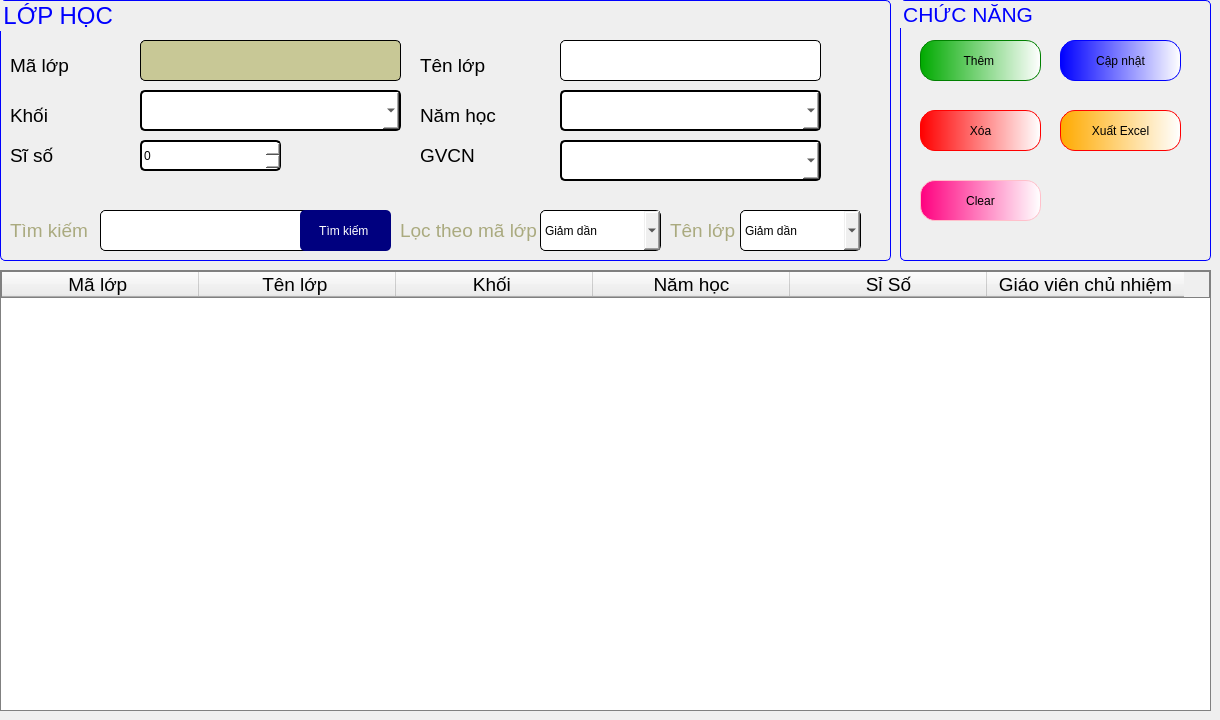
      <widget class="QWidget" name="tab_9">
       <attribute name="title">
        <string>Lớp học</string>
       </attribute>
       <widget class="QTableWidget" name="tableLopHoc">
        <property name="geometry">
         <rect>
          <x>0</x>
          <y>270</y>
          <width>1211</width>
          <height>441</height>
         </rect>
        </property>
        <property name="styleSheet">
         <string notr="true">border: 1px solid gray;
border- radius:2px;
color: rgb(0, 0, 0);
font: 75 14pt &quot;Tahoma&quot;;</string>
        </property>
        <attribute name="horizontalHeaderDefaultSectionSize">
         <number>197</number>
        </attribute>
        <column>
         <property name="text">
          <string>Mã lớp </string>
         </property>
         <property name="font">
          <font>
           <family>Tahoma</family>
           <pointsize>14</pointsize>
          </font>
         </property>
         <property name="textAlignment">
          <set>AlignCenter</set>
         </property>
        </column>
        <column>
         <property name="text">
          <string>Tên lớp </string>
         </property>
         <property name="font">
          <font>
           <family>Tahoma</family>
           <pointsize>14</pointsize>
          </font>
         </property>
         <property name="textAlignment">
          <set>AlignCenter</set>
         </property>
        </column>
        <column>
         <property name="text">
          <string>Khối </string>
         </property>
         <property name="font">
          <font>
           <family>Tahoma</family>
           <pointsize>14</pointsize>
          </font>
         </property>
         <property name="textAlignment">
          <set>AlignCenter</set>
         </property>
        </column>
        <column>
         <property name="text">
          <string>Năm học</string>
         </property>
         <property name="font">
          <font>
           <family>Tahoma</family>
           <pointsize>14</pointsize>
          </font>
         </property>
         <property name="textAlignment">
          <set>AlignCenter</set>
         </property>
        </column>
        <column>
         <property name="text">
          <string>Sỉ Số</string>
         </property>
         <property name="font">
          <font>
           <family>Tahoma</family>
           <pointsize>14</pointsize>
          </font>
         </property>
         <property name="textAlignment">
          <set>AlignCenter</set>
         </property>
        </column>
        <column>
         <property name="text">
          <string>Giáo viên chủ nhiệm</string>
         </property>
         <property name="font">
          <font>
           <family>Tahoma</family>
           <pointsize>14</pointsize>
          </font>
         </property>
         <property name="textAlignment">
          <set>AlignCenter</set>
         </property>
        </column>
       </widget>
       <widget class="QGroupBox" name="groupBox_26">
        <property name="geometry">
         <rect>
          <x>900</x>
          <y>0</y>
          <width>311</width>
          <height>261</height>
         </rect>
        </property>
        <property name="font">
         <font>
          <family>Tahoma</family>
          <pointsize>16</pointsize>
         </font>
        </property>
        <property name="styleSheet">
         <string notr="true">QGroupBox{
border:0.5px solid blue;
border-radius:5px;
color:blue;
}</string>
        </property>
        <property name="title">
         <string>CHỨC NĂNG </string>
        </property>
        <widget class="QPushButton" name="btnThemLopHoc">
         <property name="geometry">
          <rect>
           <x>20</x>
           <y>40</y>
           <width>121</width>
           <height>41</height>
          </rect>
         </property>
         <property name="styleSheet">
          <string notr="true">QPushButton{
font: 16pt &quot;Tahoma&quot;;
border-radius:15px;
border:1px solid green;
	background-color: qlineargradient(spread:pad, x1:0, y1:0, x2:1, y2:0, stop:0 rgba(0, 170, 0, 255), stop:1 rgba(255, 255, 255, 255));
}
QPushButton:hover{
background-color: qlineargradient(spread:pad, x1:0, y1:0, x2:1, y2:0, stop:0 rgba(85, 255, 0, 255), stop:1 rgba(255, 255, 255, 255));
	font: 18pt &quot;Tahoma&quot;;
}
</string>
         </property>
         <property name="text">
          <string>Thêm </string>
         </property>
        </widget>
        <widget class="QPushButton" name="btnCapNhatLopHoc">
         <property name="geometry">
          <rect>
           <x>160</x>
           <y>40</y>
           <width>121</width>
           <height>41</height>
          </rect>
         </property>
         <property name="styleSheet">
          <string notr="true">QPushButton{
font: 16pt &quot;Tahoma&quot;;
border-radius:15px;
border:1px solid blue;
	background-color: qlineargradient(spread:pad, x1:0, y1:0, x2:1, y2:0, stop:0 rgba(0, 0, 255, 255), stop:1 rgba(255, 255, 255, 255));
}
QPushButton:hover{
	font: 18pt &quot;Tahoma&quot;;
	background-color: qlineargradient(spread:repeat, x1:0, y1:0, x2:1, y2:0, stop:0 rgba(0, 85, 255, 255), stop:1 rgba(255, 255, 255, 255));
}
</string>
         </property>
         <property name="text">
          <string>Cập nhật</string>
         </property>
        </widget>
        <widget class="QPushButton" name="btnXoaLopHoc">
         <property name="geometry">
          <rect>
           <x>20</x>
           <y>110</y>
           <width>121</width>
           <height>41</height>
          </rect>
         </property>
         <property name="styleSheet">
          <string notr="true">QPushButton{
font: 16pt &quot;Tahoma&quot;;
border-radius:15px;
border:1px solid red;
	background-color: qlineargradient(spread:pad, x1:0, y1:0, x2:1, y2:0, stop:0 rgba(255, 0, 0, 255), stop:1 rgba(255, 255, 255, 255));
}
QPushButton:hover{
	font: 18pt &quot;Tahoma&quot;;
	background-color:qlineargradient(spread:pad, x1:0, y1:0, x2:1, y2:0.028, stop:0 rgba(189, 0, 0, 255), stop:1 rgba(255, 255, 255, 255))
}
</string>
         </property>
         <property name="text">
          <string>Xóa</string>
         </property>
        </widget>
        <widget class="QPushButton" name="btnExportExOFLH">
         <property name="geometry">
          <rect>
           <x>160</x>
           <y>110</y>
           <width>121</width>
           <height>41</height>
          </rect>
         </property>
         <property name="styleSheet">
          <string notr="true">QPushButton{
font: 16pt &quot;Tahoma&quot;;
border-radius:15px;
border:1px solid red;
background-color: qlineargradient(spread:pad, x1:0, y1:0, x2:1, y2:0, stop:0 rgba(255, 170, 0, 255), stop:1 rgba(255, 255, 255, 255));
}
QPushButton:hover{
	font: 18pt &quot;Tahoma&quot;;
background-color:qlineargradient(spread:pad, x1:0, y1:0, x2:1, y2:0, stop:0 rgba(255, 85, 0, 255), stop:1 rgba(255, 255, 255, 255));
}
</string>
         </property>
         <property name="text">
          <string>Xuất Excel</string>
         </property>
        </widget>
        <widget class="QPushButton" name="pushButton_70">
         <property name="geometry">
          <rect>
           <x>20</x>
           <y>180</y>
           <width>121</width>
           <height>41</height>
          </rect>
         </property>
         <property name="styleSheet">
          <string notr="true">QPushButton{
font: 16pt &quot;Tahoma&quot;;
border-radius:15px;
border:1px solid pink;
background-color: qlineargradient(spread:pad, x1:0, y1:0, x2:1, y2:0, stop:0 rgba(255, 0, 127, 255), stop:1 rgba(255, 255, 255, 255))
}
QPushButton:hover{
	font: 18pt &quot;Tahoma&quot;;
background-color:qlineargradient(spread:pad, x1:0, y1:0, x2:1, y2:0, stop:0 rgba(134, 0, 67, 255), stop:1 rgba(255, 255, 255, 255))
}
</string>
         </property>
         <property name="text">
          <string>Clear</string>
         </property>
        </widget>
       </widget>
       <widget class="QGroupBox" name="groupBox_25">
        <property name="enabled">
         <bool>true</bool>
        </property>
        <property name="geometry">
         <rect>
          <x>0</x>
          <y>0</y>
          <width>891</width>
          <height>261</height>
         </rect>
        </property>
        <property name="font">
         <font>
          <family>Tahoma</family>
          <pointsize>18</pointsize>
         </font>
        </property>
        <property name="styleSheet">
         <string notr="true">QGroupBox{
border-radius: 5px;
border:0.5px solid blue;
color:blue;
}</string>
        </property>
        <property name="title">
         <string>LỚP HỌC </string>
        </property>
        <widget class="QLabel" name="label_134">
         <property name="geometry">
          <rect>
           <x>10</x>
           <y>50</y>
           <width>111</width>
           <height>31</height>
          </rect>
         </property>
         <property name="font">
          <font>
           <family>Tahoma</family>
           <pointsize>14</pointsize>
          </font>
         </property>
         <property name="text">
          <string>Mã lớp </string>
         </property>
        </widget>
        <widget class="QLabel" name="label_135">
         <property name="geometry">
          <rect>
           <x>420</x>
           <y>50</y>
           <width>111</width>
           <height>31</height>
          </rect>
         </property>
         <property name="font">
          <font>
           <family>Tahoma</family>
           <pointsize>14</pointsize>
          </font>
         </property>
         <property name="text">
          <string>Tên lớp </string>
         </property>
        </widget>
        <widget class="QLineEdit" name="lineMaLop">
         <property name="enabled">
          <bool>false</bool>
         </property>
         <property name="geometry">
          <rect>
           <x>140</x>
           <y>40</y>
           <width>261</width>
           <height>41</height>
          </rect>
         </property>
         <property name="styleSheet">
          <string notr="true">QLineEdit{
font: 16pt &quot;Tahoma&quot;;
border-radius:5px;
border: 1px solid black;
	color: rgb(6, 6, 6);
	background-color: ;
	background-color: rgb(200, 200, 150);
}</string>
         </property>
         <property name="text">
          <string/>
         </property>
        </widget>
        <widget class="QLineEdit" name="lineTenlop">
         <property name="geometry">
          <rect>
           <x>560</x>
           <y>40</y>
           <width>261</width>
           <height>41</height>
          </rect>
         </property>
         <property name="styleSheet">
          <string notr="true">QLineEdit{
font: 16pt &quot;Tahoma&quot;;
border-radius:5px;
border: 1px solid black;
}</string>
         </property>
         <property name="text">
          <string/>
         </property>
        </widget>
        <widget class="QLabel" name="label_136">
         <property name="geometry">
          <rect>
           <x>10</x>
           <y>100</y>
           <width>111</width>
           <height>31</height>
          </rect>
         </property>
         <property name="font">
          <font>
           <family>Tahoma</family>
           <pointsize>14</pointsize>
          </font>
         </property>
         <property name="text">
          <string>Khối</string>
         </property>
        </widget>
        <widget class="QLabel" name="label_137">
         <property name="geometry">
          <rect>
           <x>420</x>
           <y>100</y>
           <width>111</width>
           <height>31</height>
          </rect>
         </property>
         <property name="font">
          <font>
           <family>Tahoma</family>
           <pointsize>14</pointsize>
          </font>
         </property>
         <property name="text">
          <string>Năm học </string>
         </property>
        </widget>
        <widget class="QComboBox" name="CboxNamHoc">
         <property name="geometry">
          <rect>
           <x>560</x>
           <y>90</y>
           <width>261</width>
           <height>41</height>
          </rect>
         </property>
         <property name="styleSheet">
          <string notr="true">font: 16pt &quot;Tahoma&quot;;
border:2px solid black;
color: black;
background-color: rgb(255, 255, 255);
border-radius:5px;
</string>
         </property>
        </widget>
        <widget class="QLabel" name="label_138">
         <property name="geometry">
          <rect>
           <x>10</x>
           <y>140</y>
           <width>111</width>
           <height>31</height>
          </rect>
         </property>
         <property name="font">
          <font>
           <family>Tahoma</family>
           <pointsize>14</pointsize>
          </font>
         </property>
         <property name="text">
          <string>Sĩ số </string>
         </property>
        </widget>
        <widget class="QLabel" name="label_139">
         <property name="geometry">
          <rect>
           <x>420</x>
           <y>140</y>
           <width>111</width>
           <height>31</height>
          </rect>
         </property>
         <property name="font">
          <font>
           <family>Tahoma</family>
           <pointsize>14</pointsize>
          </font>
         </property>
         <property name="text">
          <string>GVCN</string>
         </property>
        </widget>
        <widget class="QComboBox" name="cBoxGVCN">
         <property name="geometry">
          <rect>
           <x>560</x>
           <y>140</y>
           <width>261</width>
           <height>41</height>
          </rect>
         </property>
         <property name="styleSheet">
          <string notr="true">font: 16pt &quot;Tahoma&quot;;
border:2px solid black;
color: black;
background-color: rgb(255, 255, 255);
border-radius:5px;
</string>
         </property>
        </widget>
        <widget class="QComboBox" name="CboxKhoiLop">
         <property name="geometry">
          <rect>
           <x>140</x>
           <y>90</y>
           <width>261</width>
           <height>41</height>
          </rect>
         </property>
         <property name="styleSheet">
          <string notr="true">font: 16pt &quot;Tahoma&quot;;
border:2px solid black;
color: black;
background-color: rgb(255, 255, 255);
border-radius:5px;
</string>
         </property>
        </widget>
        <widget class="QLineEdit" name="txtTimKiemLH">
         <property name="geometry">
          <rect>
           <x>100</x>
           <y>210</y>
           <width>211</width>
           <height>41</height>
          </rect>
         </property>
         <property name="styleSheet">
          <string notr="true">QLineEdit{
font: 16pt &quot;Tahoma&quot;;
border-radius:5px;
border: 1px solid black;
}</string>
         </property>
        </widget>
        <widget class="QLabel" name="label_149">
         <property name="geometry">
          <rect>
           <x>10</x>
           <y>210</y>
           <width>81</width>
           <height>41</height>
          </rect>
         </property>
         <property name="font">
          <font>
           <family>Tahoma</family>
           <pointsize>14</pointsize>
          </font>
         </property>
         <property name="styleSheet">
          <string notr="true">color: rgb(170, 170, 127);</string>
         </property>
         <property name="text">
          <string>Tìm kiếm </string>
         </property>
        </widget>
        <widget class="QPushButton" name="btnTimLH">
         <property name="geometry">
          <rect>
           <x>300</x>
           <y>210</y>
           <width>91</width>
           <height>41</height>
          </rect>
         </property>
         <property name="styleSheet">
          <string notr="true">QPushButton{
background-color: rgb(0, 0, 127);
color:white;
	font: 14pt &quot;Tahoma&quot;;
border-radius:5px;
}
QPushButton:hover{
border:0.5px solid black;
	background-color: yellow;
color:black;
	
}</string>
         </property>
         <property name="text">
          <string>Tìm kiếm </string>
         </property>
        </widget>
        <widget class="QSpinBox" name="spinBoxSiso">
         <property name="geometry">
          <rect>
           <x>140</x>
           <y>140</y>
           <width>141</width>
           <height>31</height>
          </rect>
         </property>
         <property name="styleSheet">
          <string notr="true">font: 16pt &quot;Tahoma&quot;;
border:2px solid black;
color: black;
background-color: rgb(255, 255, 255);
border-radius:5px;
</string>
         </property>
        </widget>
        <widget class="QLabel" name="label_143">
         <property name="geometry">
          <rect>
           <x>400</x>
           <y>210</y>
           <width>141</width>
           <height>41</height>
          </rect>
         </property>
         <property name="font">
          <font>
           <family>Tahoma</family>
           <pointsize>14</pointsize>
          </font>
         </property>
         <property name="styleSheet">
          <string notr="true">color: rgb(170, 170, 127);</string>
         </property>
         <property name="text">
          <string>Lọc theo mã lớp</string>
         </property>
        </widget>
        <widget class="QComboBox" name="cboxMaLH">
         <property name="geometry">
          <rect>
           <x>540</x>
           <y>210</y>
           <width>121</width>
           <height>41</height>
          </rect>
         </property>
         <property name="styleSheet">
          <string notr="true">QComboBox{
font: 16pt &quot;Tahoma&quot;;
	color: rgb(0, 0, 0);
border: 1px solid black;
border-radius:5px;
}</string>
         </property>
         <item>
          <property name="text">
           <string>Giảm dần</string>
          </property>
         </item>
         <item>
          <property name="text">
           <string>Tăng dần</string>
          </property>
         </item>
        </widget>
        <widget class="QLabel" name="label_151">
         <property name="geometry">
          <rect>
           <x>670</x>
           <y>210</y>
           <width>71</width>
           <height>41</height>
          </rect>
         </property>
         <property name="font">
          <font>
           <family>Tahoma</family>
           <pointsize>14</pointsize>
          </font>
         </property>
         <property name="styleSheet">
          <string notr="true">color: rgb(170, 170, 127);</string>
         </property>
         <property name="text">
          <string>Tên lớp</string>
         </property>
        </widget>
        <widget class="QComboBox" name="cBoxTenLop">
         <property name="geometry">
          <rect>
           <x>740</x>
           <y>210</y>
           <width>121</width>
           <height>41</height>
          </rect>
         </property>
         <property name="styleSheet">
          <string notr="true">QComboBox{
font: 16pt &quot;Tahoma&quot;;
	color: rgb(0, 0, 0);
border: 1px solid black;
border-radius:5px;
}</string>
         </property>
         <item>
          <property name="text">
           <string>Giảm dần</string>
          </property>
         </item>
         <item>
          <property name="text">
           <string>Tăng dần</string>
          </property>
         </item>
        </widget>
       </widget>
      </widget>
